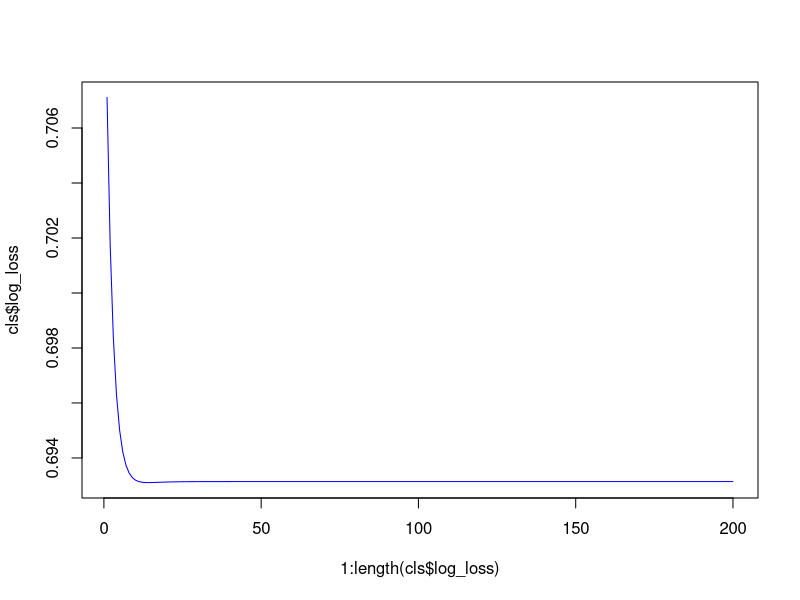
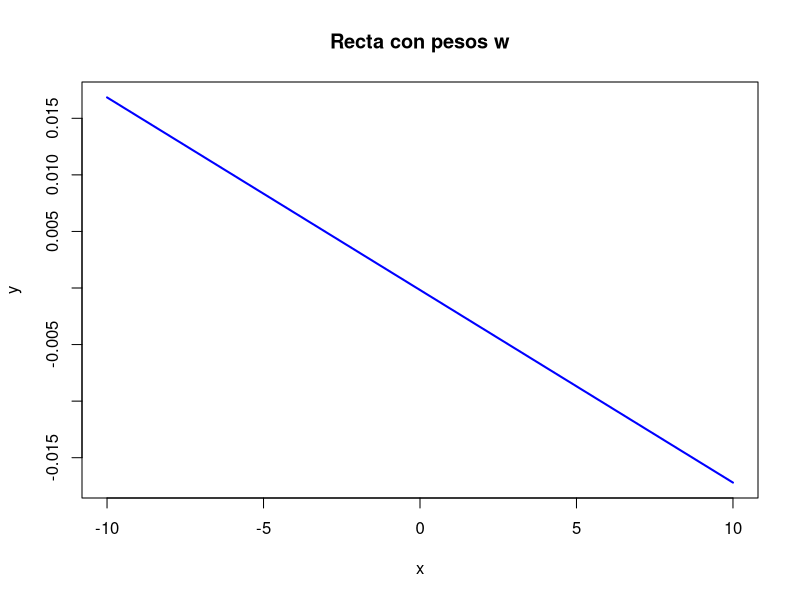

Write R code to recreate these figures, in order. (Note: this script raises an error after producing the figures.)
#########################################################################
#                     Ejercicio 4. Laboratorio 3                        #
#########################################################################
# Cargamos los datos
train_x = as.matrix(read.table("entrega_4/data/X_laboratorio_AAA.csv", header = FALSE, sep = ","))[, 1:2]
train_y = as.matrix(read.table("entrega_4/data/y_laboratorio_AAA.csv", header = FALSE))

########## Clasificador por descenso del gradiente ######################
# Calcular w para los datos de entrenamiento
# w = argmin(1/n sum(log(1+e^ (-ywTx))) + landa * norma(w)²)
# Utilizando descenso del gradiente

entrenar_clasificador <- function(train_x, train_y, alpha){
  # Iniciailizar w0
  w <- c(-0.5, 0.5)
  numiterations <- 200
  landa <- 1
  
  # Métricas
  log_loss <- rep(0, numiterations)
  cro_one_loss <- rep(0, numiterations)
  accuracy <- 0
  
  # Función para calcular los pesos intermedios
  calcular_peso <- function(X, Y, wt, landa){
    wt <- as.matrix(wt)
    aux <- rep(0, length(wt))
    for (i in 1:nrow(X)){
      xi <- as.matrix(X[i, ])
      yi <- Y[i, ]
      
      aux <- aux + ( (-yi * xi) / as.numeric((1 + exp(yi * t(wt) %*% xi))) + 2 * landa * wt )
    }
    return( aux / nrow(X) )
  }
  
  # Batch iterator
  for (iter in 1:numiterations){
    w_new <- calcular_peso(train_x, train_y, w, landa)
    w_new <- w - alpha * w_new
    
    # Calcular el log loss
    log_loss[iter] <- mean(log(1 + exp(- train_y * train_x %*% w)))
    y_pred <- sign(train_x %*% w) # El clasificador es: h(x) = sign(wt * x)
    cro_one_loss[iter] <- mean(train_y * y_pred)
    accuracy <- sum(train_y == y_pred) / nrow(train_y)
    # cat("iter = ", iter, "W prev: ", w, "\n")
    
    # Comprobar si los pesos han cambiado con la iteración
    # Si no hemos terminado
    w <- w_new
  }
  
  return(list(w = w, log_loss = log_loss, accuracy = accuracy))
}

########## Apartado 1 #########################################
max_iterations <- 200
alpha <- 0.1 # Learning rate
cls <- entrenar_clasificador(train_x, train_y, alpha)
plot(1:length(cls$log_loss), cls$log_loss, type = "l", col = "blue")

# Graficar el clasificador lineal
x <- seq(-10, 10, by = 0.1)
y <- cls$w[1, 1] * x + cls$w[2, 1]

plot(x, y, type = "l", col = "blue", lwd = 2, xlab = "x", ylab = "y", main = "Recta con pesos w")
points()
grid()  # Agregar una cuadrícula



